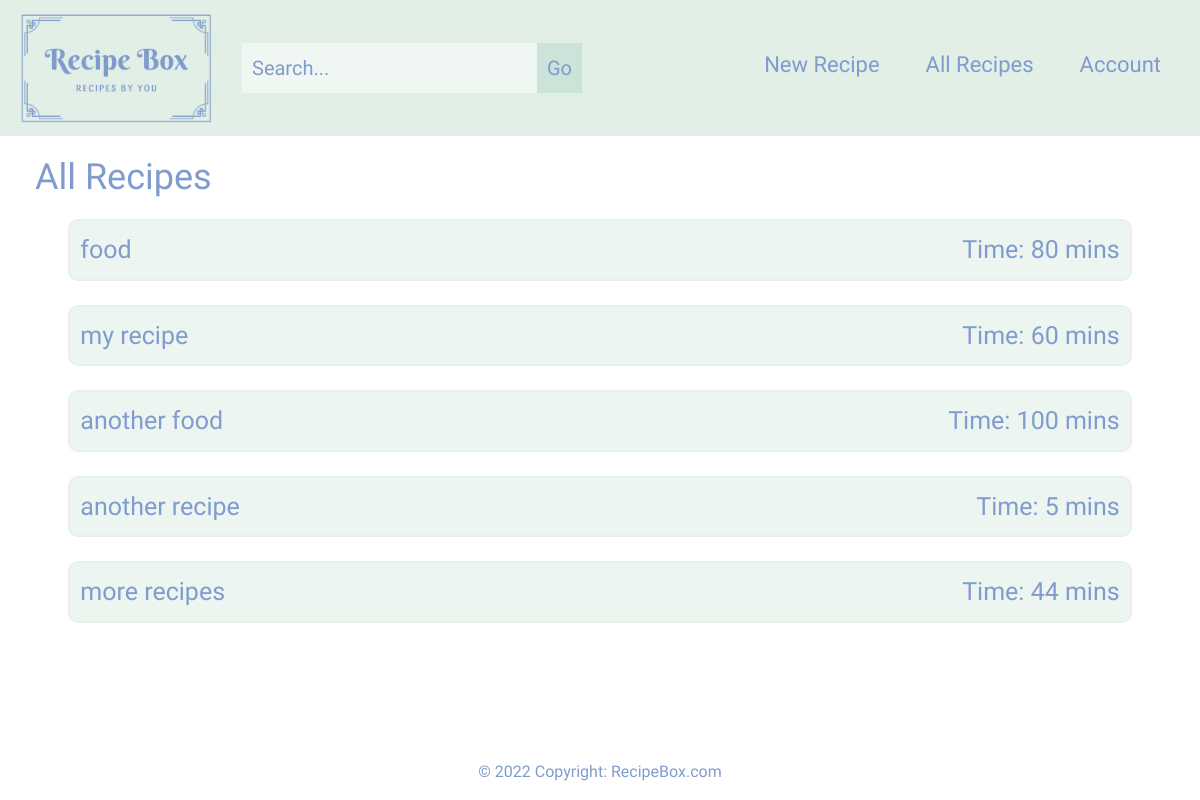
Page /all_recipes/ (signed in) on the committed database.
### base/models.py (models this page shows, shortened)
class Recipe(models.Model):
    user = models.ForeignKey(settings.AUTH_USER_MODEL, on_delete=models.CASCADE)
    name = models.CharField(max_length = 150)
    slug = models.SlugField(blank=True, null=True)
    time_to_make = models.CharField(max_length = 25, default=0)
    timestamp = models.DateTimeField(auto_now_add=True)
    updated = models.DateTimeField(auto_now=True)
    section = models.ForeignKey(Section, related_name='recipes', on_delete=models.PROTECT, null=True)
    pinned = models.BooleanField(default=False)
    class Meta:
        verbose_name = ('Recipe')
        verbose_name_plural = ('Recipes')
    '''
    def __str__(self):
        return self.name

    def save(self, *args, **kwargs):
        if self.slug is None:
            self.slug = slugify(self.name)
        super().save(*args, **kwargs)
    '''
    def get_absolute_url(self):
        return reverse("individual_recipe", kwargs={"title": self.name})

### base/views.py (the view)
# urls.py: path("all_recipes/", views.all_recipes, name="all_recipes"),
@login_required
def all_recipes(request):
    recipe_qs = Recipe.objects.filter(user=request.user)
    context = {
        "recipe_list": recipe_qs,
    }
    return render(request, "all_recipes.html", context)

### templates/all_recipes.html (shortened to what this page needs)
{% extends "base.html" %}
{% block page_content %}
<section id="all-recipes">
    <h2>All Recipes</h2>
    <div class="row all-recipes-row">
        {% for x in recipe_list %}
        <div class="col-sm-11 all-sections">
            <p class="all-recipes-text"><a class="col-link" href="{{ x.get_absolute_url }}">{{ x.name }}</a></p>
            <p class="all-recipes-text">Time: {{ x.time_to_make }} mins</p>
        </div>
        {% endfor %}
    </div>
</section>
{% endblock %}

### static/styles/style.css (style rules this page uses)
body, #landing { padding: 0; margin: 0; background: #ffff; font-family: 'Sansita', sans-serif; position: relative; min-height: 100vh; }
.col-link { color: #809bce; }
.col-link:link, .pinned-link:link { text-decoration: none; }
#new-section, #new-recipe, #all-recipes, #search, #individual-section { margin: 20px; color: #809bce; font-size: 22px; }
#new-section h2, #new-recipe h2, #all-recipes h2, #search h2, #individual-section h2 { font-size: 36px; }
.all-recipes-row, .search-row, .individual-section-row { display: flex; justify-content: center; }
.all-sections, .search-sections, .individual-sections { border: 2px solid rgba(226, 239, 231, 0.6); color: #809bce; background-color: rgba(226, 239, 231, 0.6); font-size: 25px; margin: 12px; border-radius: 10px; display: flex; justify-content: space-between; align-items: center; padding: 10px; }
.all-recipes-text, .search-text, .individual-section-text { margin: 0; }
.all-recipes-row, .search-row { display: flex; justify-content: center; }
.all-sections, .search-sections { border: 2px solid rgba(226, 239, 231, 0.6); color: #809bce; background-color: rgba(226, 239, 231, 0.6); font-size: 25px; margin: 12px; border-radius: 10px; display: flex; justify-content: space-between; align-items: center; padding: 10px; }

### rows in the picture
Recipe: name "food", time_to_make "80"
Recipe: name "my recipe", time_to_make "60"
Recipe: name "another food", time_to_make "100"
Recipe: name "another recipe", time_to_make "5"
Recipe: name "more recipes", time_to_make "44"
